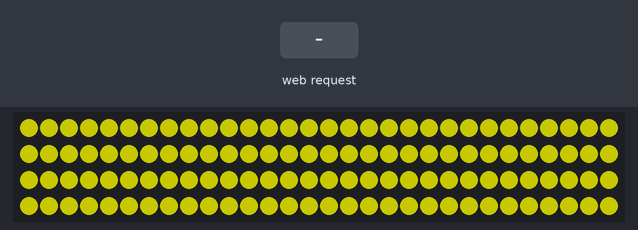
Bench run of a sketch on a simulated ESP32. Shown: 120 RGB LEDs in strip order, left to right, continuing on the next row. The test bench sets the inputs (shaded band). Dim RGB values are drawn brighter than linear; what the sketch prints to the serial monitor is not drawn.

Above: at 3.1 s.
3.2 s: HTTP request GET /mode?m=1 received
At 3.36 s:
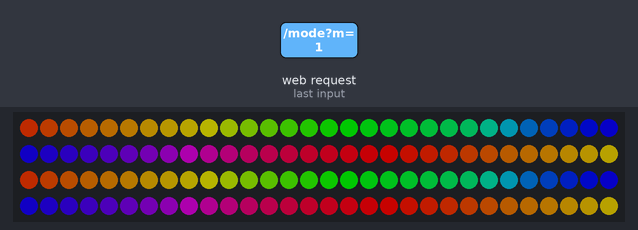
5.6 s: HTTP request GET /color?t=1 received
At 5.8 s:
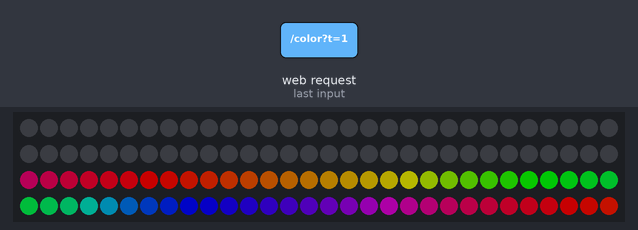
8.0 s: HTTP request GET /mode received
At 8.9 s:
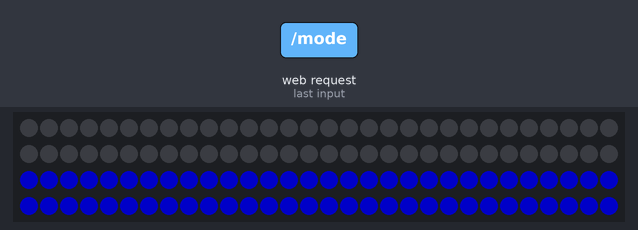
9.5 s: HTTP request GET /color received
At 10.0 s:
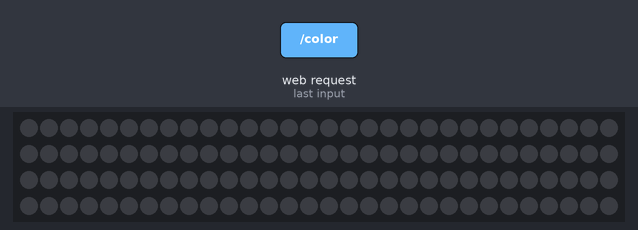
11.0 s: HTTP request GET /mode?t=1&m=1&r=1 received
At 11.15 s:
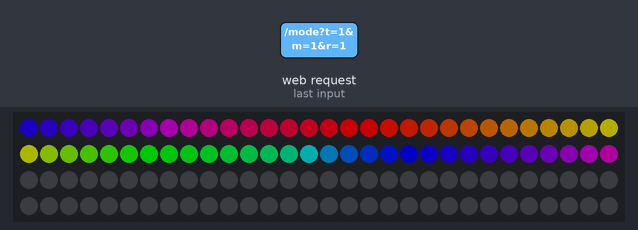
13.4 s: HTTP request GET /mode?m=1 received
At 13.57 s:
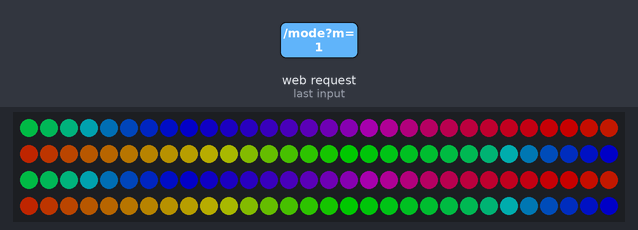
Timing chart, 0 to 16.4 s (numbered marks = the images above; inputs shaded):
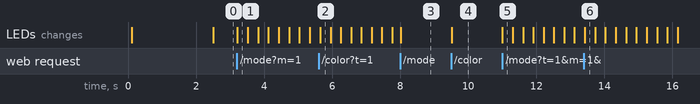

The sketch:

3.0.2.ino
```cpp
#include <WiFi.h>
#include <WebServer.h>
#include <FastLED.h>

// ================= 設定區 =================
const char* ap_ssid     = "My_Light_Stick";
const char* ap_password = "12345678";
// =========================================

#define LED_PIN     8
#define NUM_LEDS    120
#define HALF_LEDS   60
#define LED_TYPE    WS2812B
#define COLOR_ORDER GRB

CRGB leds[NUM_LEDS];
WebServer server(80);

// --- 系統變數 ---
uint8_t brightness = 100;
uint8_t effectSpeed = 20; // 速度變數

// --- 狀態變數 ---
// 開機預設為 3 (指定色輪替)
int modeA = 3;
int modeB = 3;
CRGB colorA = CRGB::Red;
CRGB colorB = CRGB::Blue;

// 定義指定的 6 種顏色 (紅, 黃, 綠, 藍, 紫, 白)
CRGB cycleColors[] = {CRGB::Red, CRGB::Yellow, CRGB::Green, CRGB::Blue, CRGB::Purple, CRGB::White};

// --- 網頁介面 ---
const char index_html[] PROGMEM = R"rawliteral(
<!DOCTYPE HTML><html>
<head>
  <meta name="viewport" content="width=device-width, initial-scale=1, user-scalable=no">
  <meta charset="UTF-8">
  <title>光棍控制台 V13</title>
  <style>
    body { font-family: 'Verdana', sans-serif; background-color: #000; color: white; text-align: center; margin: 0; padding: 10px; user-select: none; }

    /* 動畫定義 */
    @keyframes rainbow-anim { 0% { background-position: 0% 50%; } 100% { background-position: 100% 50%; } }
    @keyframes breathe-anim { 0% { opacity: 0.3; } 50% { opacity: 1; } 100% { opacity: 0.3; } }

    /* [修改] 6色輪替動畫 (紅黃綠藍紫白) */
    @keyframes cycle-anim {
      0%, 16% { background-color: #ff0000; }
      17%, 32% { background-color: #ffff00; }
      33%, 48% { background-color: #00ff00; }
      49%, 64% { background-color: #0000ff; }
      65%, 80% { background-color: #800080; }
      81%, 100% { background-color: #ffffff; }
    }

    /* [新增] 派對動感動畫 (模擬閃爍) */
    @keyframes party-anim {
      0% { background-color: #f00; } 25% { background-color: #0f0; } 50% { background-color: #00f; } 75% { background-color: #fff; } 100% { background-color: #f00; }
    }

    .stick-container { display: flex; flex-direction: column; align-items: center; margin: 20px 0; gap: 5px; }
    .stick-part { width: 80px; height: 100px; background: #222; border: 2px solid #444; display: flex; align-items: center; justify-content: center; font-size: 16px; color: #fff; font-weight: bold; text-shadow: 1px 1px 2px black; transition: background 0.3s; }
    #preview-top { border-radius: 15px 15px 0 0; border-bottom: none; }
    #preview-btm { border-radius: 0 0 15px 15px; border-top: none; }

    .fx-rainbow { background: linear-gradient(270deg, #f00, #ff0, #0f0, #0ff, #00f, #f0f, #f00); background-size: 400%; animation: rainbow-anim 3s ease infinite; color: black; text-shadow: none; }
    .fx-breathe { animation: breathe-anim 2s ease-in-out infinite; }
    .fx-cycle { animation: cycle-anim 6s step-end infinite; } /* step-end 創造硬切換效果 */
    .fx-party { animation: party-anim 0.5s steps(1) infinite; } /* 快速閃爍 */

    .panel { background: #1a1a1a; padding: 15px; border-radius: 15px; margin-bottom: 15px; border: 1px solid #333; }
    .mode-group { display: flex; gap: 5px; margin-bottom: 15px; }
    .mode-btn { flex: 1; padding: 12px; background: #333; border: 2px solid #444; color: #aaa; border-radius: 8px; cursor: pointer; font-weight: bold; }
    .mode-btn.active { border-color: #00e5ff; color: #000; background: #00e5ff; box-shadow: 0 0 15px #00e5ff; }

    /* 按鈕網格 */
    .fx-grid { display: grid; grid-template-columns: 1fr 1fr 1fr; gap: 8px; margin-bottom: 20px; }
    .fx-btn { padding: 15px 5px; background: #222; border: 1px solid #444; color: #fff; border-radius: 8px; cursor: pointer; font-size: 14px; }
    .fx-btn.active { background: #ff9800; color: #000; border-color: #ff9800; font-weight: bold; }

    .color-wrapper { position: relative; width: 100%; height: 60px; margin: 10px 0; }
    input[type=color] { position: absolute; top: 0; left: 0; width: 100%; height: 100%; opacity: 0; cursor: pointer; z-index: 2; }
    .color-btn-visual { width: 100%; height: 100%; background: linear-gradient(90deg, #f00, #ff0, #0f0, #0ff, #00f, #f0f, #f00); border-radius: 10px; display: flex; align-items: center; justify-content: center; font-weight: bold; text-shadow: 1px 1px 2px black; border: 2px solid white; }

    .row { display: flex; align-items: center; gap: 10px; margin: 15px 0; justify-content: space-between; text-align: left; }
    input[type=range] { flex-grow: 1; height: 10px; border-radius: 5px; background: #444; outline: none; -webkit-appearance: none; }
    input[type=range]::-webkit-slider-thumb { -webkit-appearance: none; width: 26px; height: 26px; border-radius: 50%; background: #fff; border: 2px solid #000; }
    .btn-off { width: 100%; padding: 15px; background: #222; border: 2px solid #ff4444; color: #ff4444; border-radius: 10px; font-size: 18px; margin-top: 10px; }
  </style>
</head>
<body>
  <div class="stick-container">
    <div id="preview-top" class="stick-part">TOP</div>
    <div id="preview-btm" class="stick-part">BTM</div>
  </div>
  <div class="mode-group">
    <button id="btn-sync" class="mode-btn active" onclick="setTarget(0)">全合 SYNC</button>
    <button id="btn-top" class="mode-btn" onclick="setTarget(1)">上端 TOP</button>
    <button id="btn-btm" class="mode-btn" onclick="setTarget(2)">下端 BTM</button>
  </div>
  <div class="panel">
    <div class="fx-grid">
      <button class="fx-btn" id="fx-0" onclick="setEffect(0)">🔵 靜態</button>
      <button class="fx-btn" id="fx-1" onclick="setEffect(1)">🌈 彩虹</button>
      <button class="fx-btn" id="fx-2" onclick="setEffect(2)">🫁 呼吸</button>
      <button class="fx-btn active" id="fx-3" onclick="setEffect(3)">🔄 6色輪替</button>
      <button class="fx-btn" id="fx-4" onclick="setEffect(4)">🎉 派對動感</button>
    </div>
    <div class="color-wrapper">
      <div class="color-btn-visual" id="color-visual">點擊選擇顏色</div>
      <input type="color" id="picker" value="#ff0000" oninput="setColor(this.value)">
    </div>
    <div class="row"><span>⚡ 速度</span><input type="range" min="1" max="100" value="30" oninput="setSpeed(this.value)"></div>
    <div class="row"><span>☀ 亮度</span><input type="range" min="0" max="255" value="100" oninput="setBri(this.value)"></div>
  </div>
  <button class="btn-off" onclick="turnOff()">關閉電源 OFF</button>
  <script>
    var target = 0; var state = { modeA: 3, colorA: '#ff0000', modeB: 3, colorB: '#0000ff' };
    window.onload = function() { applyPreview(); };

    function setTarget(t) {
      target = t;
      document.querySelectorAll('.mode-btn').forEach(b => b.classList.remove('active'));
      if(t===0) document.getElementById('btn-sync').classList.add('active');
      if(t===1) document.getElementById('btn-top').classList.add('active');
      if(t===2) document.getElementById('btn-btm').classList.add('active');
      var currentMode = (t===2) ? state.modeB : state.modeA; highlightFxBtn(currentMode);
    }
    function setEffect(mode) {
      highlightFxBtn(mode);
      if(target === 0) { state.modeA = mode; state.modeB = mode; }
      else if(target === 1) state.modeA = mode;
      else if(target === 2) state.modeB = mode;
      applyPreview(); fetch("/mode?t=" + target + "&m=" + mode);
    }
    function setColor(hex) {
      document.getElementById('color-visual').style.background = hex;
      document.getElementById('color-visual').innerText = hex;
      document.getElementById('color-visual').style.color = getContrastYIQ(hex);
      highlightFxBtn(0);
      if(target === 0) { state.colorA = hex; state.colorB = hex; state.modeA = 0; state.modeB = 0; }
      else if(target === 1) { state.colorA = hex; state.modeA = 0; }
      else if(target === 2) { state.colorB = hex; state.modeB = 0; }
      applyPreview();
      var r = parseInt(hex.slice(1, 3), 16); var g = parseInt(hex.slice(3, 5), 16); var b = parseInt(hex.slice(5, 7), 16);
      fetch("/color?t=" + target + "&r=" + r + "&g=" + g + "&b=" + b);
    }
    function setSpeed(val) { var sec = (101-val) / 20; document.documentElement.style.setProperty('--anim-speed', sec + 's'); fetch("/speed?val=" + val); }
    function setBri(val) { fetch("/bri?val=" + val); }
    function turnOff() { fetch("/off"); state.modeA=0; state.modeB=0; state.colorA='#000000'; state.colorB='#000000'; applyPreview(); }

    function applyPreview() { applyStyle(document.getElementById('preview-top'), state.modeA, state.colorA); applyStyle(document.getElementById('preview-btm'), state.modeB, state.colorB); }

    function applyStyle(el, mode, color) {
      el.className = 'stick-part'; el.style.background = ''; el.style.animationDuration = '';
      if (mode === 0) el.style.background = color;
      else if (mode === 1) el.classList.add('fx-rainbow');
      else if (mode === 2) { el.classList.add('fx-breathe'); el.style.backgroundColor = color; }
      else if (mode === 3) { el.classList.add('fx-cycle'); } /* 6色輪替 */
      else if (mode === 4) { el.classList.add('fx-party'); } /* 派對動感 */
    }
    function highlightFxBtn(m) { document.querySelectorAll('.fx-btn').forEach(b => b.classList.remove('active')); var btn = document.getElementById('fx-'+m); if(btn) btn.classList.add('active'); }
    function getContrastYIQ(hexcolor){ hexcolor = hexcolor.replace("#", ""); var r = parseInt(hexcolor.substr(0,2),16); var g = parseInt(hexcolor.substr(2,2),16); var b = parseInt(hexcolor.substr(4,2),16); var yiq = ((r*299)+(g*587)+(b*114))/1000; return (yiq >= 128) ? 'black' : 'white'; }
  </script>
</body>
</html>
)rawliteral";

// --- ESP32 動畫引擎 ---
void drawSegment(int start, int len, int mode, CRGB staticColor, uint8_t beat, uint8_t beatSlow) {
  if (mode == 0) { // 靜態
    fill_solid(leds + start, len, staticColor);
  }
  else if (mode == 1) { // 彩虹
    fill_rainbow(leds + start, len, beat, 5);
  }
  else if (mode == 2) { // 呼吸
    uint8_t bri = cubicwave8(beatSlow);
    fill_solid(leds + start, len, staticColor);
    for(int i=start; i<start+len; i++) leds[i].nscale8(bri);
  }
  else if (mode == 3) {
    // [修改] 6色硬切換輪替 (紅, 黃, 綠, 藍, 紫, 白)
    // 計算方式：利用 millis() 讓它隨著真實時間切換
    // 速度公式：effectSpeed 越大 -> denominator 越小 -> 變化越快
    // 為了讓它"慢"，我們把分母設大一點
    unsigned long interval = 3000 - (effectSpeed * 25); // 速度 1~100，間隔約 0.5秒 ~ 3秒
    if (interval < 100) interval = 100; // 最小間隔保護

    int index = (millis() / interval) % 6;
    fill_solid(leds + start, len, cycleColors[index]);
  }
  else if (mode == 4) {
    // [新增] 派對動感 (模擬 duoCo StripX 的 Strobe/Jump)
    // 快速閃爍效果
    uint8_t flash = beat8(effectSpeed * 3); // 速度加倍
    if(flash > 128) {
      fill_rainbow(leds + start, len, millis()/10, 20); // 隨機彩虹
    } else {
      fill_solid(leds + start, len, CRGB::White); // 閃白光
    }
  }
}

void setup() {
  Serial.begin(115200);
  delay(100);
  Serial.println("\n=== ESP32 V13 啟動 ===");

  FastLED.addLeds<LED_TYPE, LED_PIN, COLOR_ORDER>(leds, NUM_LEDS);
  FastLED.setBrightness(100);
  fill_solid(leds, NUM_LEDS, CRGB::Black);
  FastLED.show();

  WiFi.mode(WIFI_AP);
  WiFi.setTxPower(WIFI_POWER_11dBm); // 穩定連線設定
  WiFi.softAP(ap_ssid, ap_password);

  Serial.print("IP: http://"); Serial.println(WiFi.softAPIP());

  server.on("/", []() { server.send(200, "text/html", index_html); });
  server.on("/mode", []() {
    int t = server.arg("t").toInt(); int m = server.arg("m").toInt();
    if (t == 0) { modeA = m; modeB = m; } else if (t == 1) { modeA = m; } else if (t == 2) { modeB = m; }
    server.send(200, "text/plain", "OK");
  });
  server.on("/color", []() {
    int t = server.arg("t").toInt(); int r = server.arg("r").toInt(); int g = server.arg("g").toInt(); int b = server.arg("b").toInt();
    CRGB c = CRGB(r, g, b);
    if (t == 0) { colorA = c; colorB = c; modeA = 0; modeB = 0; }
    else if (t == 1) { colorA = c; modeA = 0; }
    else if (t == 2) { colorB = c; modeB = 0; }
    server.send(200, "text/plain", "OK");
  });
  server.on("/speed", []() { effectSpeed = server.arg("val").toInt(); server.send(200, "text/plain", "OK"); });
  server.on("/bri", []() { FastLED.setBrightness(server.arg("val").toInt()); server.send(200, "text/plain", "OK"); });
  server.on("/off", []() { modeA=0; modeB=0; colorA=CRGB::Black; colorB=CRGB::Black; server.send(200, "text/plain", "OK"); });

  server.begin();
}

void loop() {
  server.handleClient();

  uint8_t beat = beat8(effectSpeed);
  uint8_t beatSlow = beat8(effectSpeed / 2);

  drawSegment(0, HALF_LEDS, modeA, colorA, beat, beatSlow);
  drawSegment(HALF_LEDS, HALF_LEDS, modeB, colorB, beat, beatSlow);

  FastLED.show();
  delay(10);
}
```

Measured:
- after the input at 3.2 s, the LEDs: change at once (image 1)
- after the input at 5.6 s, the LEDs: change after 0.05 s (image 2)
- after the input at 8.0 s, the LEDs: change at once (image 3)
- after the input at 9.5 s, the LEDs: change at once (image 4)
- after the input at 11.0 s, the LEDs: change at once (image 5)
- after the input at 13.4 s, the LEDs: change at once (image 6)
